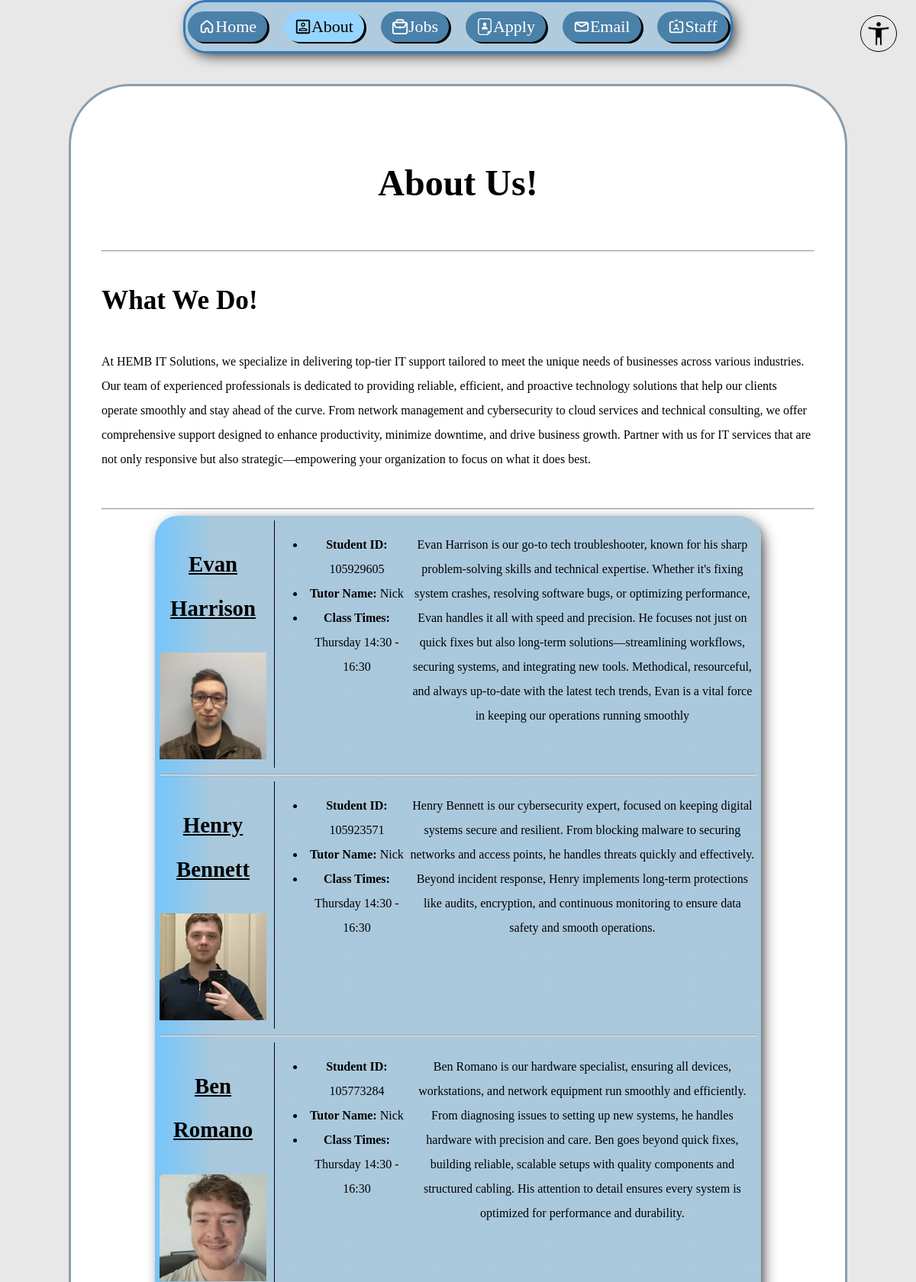
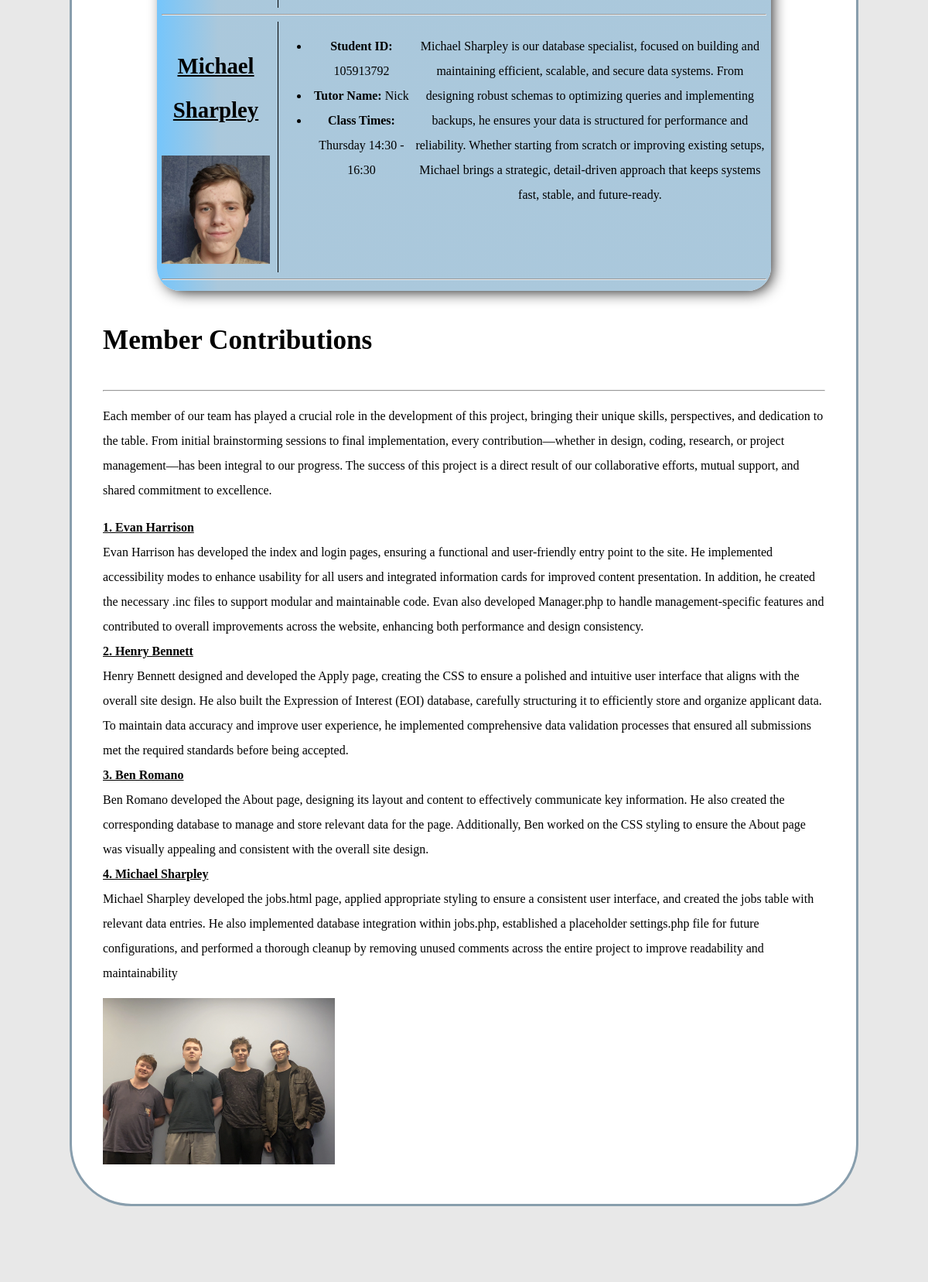
Screenshot of /project1/about.php (upper part) with the database file from the repository (2 pictures, top to bottom).
### tables this page shows
CREATE TABLE `about_us_content` (
  `section` varchar(50) NOT NULL,
  `heading` text NOT NULL,
  `content` text NOT NULL
);

CREATE TABLE `team_members` (
  `id` int(11) NOT NULL,
  `name` varchar(100) NOT NULL,
  `student_id` int(9) NOT NULL,
  `tutor_name` varchar(50) NOT NULL,
  `class_times` varchar(100) NOT NULL,
  `website_goal` varchar(100) NOT NULL,
  `image_path` varchar(255) NOT NULL,
  `image_alt` text NOT NULL,
  `description` text NOT NULL
);

CREATE TABLE `member_roles` (
  `name` varchar(100) NOT NULL,
  `contribution` text NOT NULL
);

### project1/about.php (the view, shortened to what this page needs)
<?php
    include '../php/functionality.php';
?>
<!DOCTYPE html>
<html lang="en" class="<?php set_accessibility(); ?>">
<head>
    <link rel="stylesheet" href="../styles/styles.css">
</head>
<body>
<?php
    include '../inc/accessibility.inc';
    include '../inc/navigation.inc';
?>
<main id="About_Main">
<?php
    $conn = new mysqli("localhost", "root", "", "hemb_db");
    $sections = ['about', 'what_we_do'];
    foreach ($sections as $section) {
        $stmt = $conn->prepare("SELECT heading, content FROM about_us_content WHERE section = ?");
        $stmt->bind_param("s", $section);
        $stmt->execute();
        $stmt->bind_result($heading, $content);
        if ($stmt->fetch()) {
            if ($section === 'about') {
                echo "<h1 id='about_us_heading'>" . htmlspecialchars($heading) . "</h1><hr>";
            } else {
                echo "<h2 class='about_us'>" . htmlspecialchars($heading) . "</h2>";
            }
            if (!empty($content)) {
                echo "<p class='about_us'>" . nl2br(htmlspecialchars($content)) . "</p>";
            }
        }
    }
?>
<hr>
<section id="employee_info" class="main_section">
    <?php
        $sql = "SELECT name, student_id, tutor_name, class_times, website_goal, description FROM team_members";
        $result = $conn->query($sql);
        $images = [
            "Evan Harrison"      => "../images/Evan_Harrison.webp",
            "Henry Bennett"      => "../images/Henry_Bennett.webp",
            "Ben Romano"         => "../images/Ben_Romano.webp",
            "Michael Sharpley"   => "../images/Michael_Sharpley.webp"
        ];
        if ($result && $result->num_rows > 0) {
            while ($row = $result->fetch_assoc()) {
                $name = htmlspecialchars($row['name']);
                $image = isset($images[$name]) ? $images[$name] : "../images/default.webp";
                echo '<div class="individual_employee">';
                echo '  <div class="title_image_and_list_flex_container">';
                echo '      <div class="title_image">';
                echo "          <h3>$name</h3>";
                echo "          <img class='individual_employee_photos' src='$image' alt='Photo of $name' loading='lazy'>";
                echo '      </div>';
                echo '      <ul>';
                echo "          <li><strong>Student ID:</strong> " . htmlspecialchars($row['student_id']) . "</li>";
                echo "          <li><strong>Tutor Name:</strong> " . htmlspecialchars($row['tutor_name']) . "</li>";
                echo "          <li><strong>Class Times:</strong> " . htmlspecialchars($row['class_times']) . "</li>";
                echo '      </ul>';
                echo '  </div>';
                echo '  <p>' . nl2br(htmlspecialchars($row['description'])) . '</p>';
                echo '</div><hr>';
            }
        } else {
            echo "<p>No team member data found.</p>";
        }
    ?>
</section>
<section id="contributions">
    <?php
        $stmt = $conn->prepare("SELECT heading, content FROM about_us_content WHERE section = 'contributions'");
        $stmt->execute();
        $stmt->bind_result($heading, $content);
        if ($stmt->fetch()) {
            echo "<h2>" . htmlspecialchars($heading) . "</h2><hr>";
            echo "<p>" . nl2br(htmlspecialchars($content)) . "</p>";
        } else {
            echo "<p>No contributions section found.</p>";
        }
    ?>
</section>
<section id="member_roles">
    <?php
        $sql = "SELECT name, contribution FROM member_roles";
        $result = $conn->query($sql);
        if ($result && $result->num_rows > 0) {
            echo '<dl class="member-roles-list">';
            while ($row = $result->fetch_assoc()) {
                echo "<dt><strong><u>" . htmlspecialchars($row['name']) . "</u></strong></dt>";
                echo "<dd>" . htmlspecialchars($row['contribution']) . "</dd>";
            }
            echo '</dl>';
        } else {
            echo "<p>No member roles found.</p>";
        }
    ?>
</section>
<img id="Group_Photo" src="../images/Group_Photo.webp" alt="A Photo of 4 people showing the developer team" loading="lazy">
</main>
</body>
</html>

### php/functionality.php (shortened to what this page needs)
<?php
    function set_accessibility(): void {
        $preferences = implode(" ", array_filter(
            $_SESSION['accessibility'],
            function($array_item) {
                return !str_contains($array_item, "default");
            }
        ));
        if ($preferences == "") {
            echo "";
        }
        else {
            echo $preferences;
        }
    }

### inc/accessibility.inc (shortened to what this page needs)
<section id="access_dropdown">
    <section id="dropdown_preview" tabindex="0">
        <img src="../images/accessibility_icon.webp" alt="an image of a person with a disability icon">
    </section>
</section>

### inc/navigation.inc
<?php
    $currentfile = basename($_SERVER['PHP_SELF'])
?>
<nav class="main_navigation" id="<?php echo substr($currentfile, 0, -4); ?>_nav">
    <a class="<?php if ($currentfile == "index.php") { echo "current";} ?>" href="./index.php"><?php echo NAV_SVG_ICONS['Home']; ?>Home</a>
    <a class="<?php if ($currentfile == "about.php") { echo "current";} ?>" href="./about.php"><?php echo NAV_SVG_ICONS['About']; ?>About</a>
    <a class="<?php if ($currentfile == "jobs.php") { echo "current";} ?>" href="./jobs.php"><?php echo NAV_SVG_ICONS['Jobs']; ?>Jobs</a>
    <a class="<?php if ($currentfile == "apply.php") { echo "current";} ?>" href="./apply.php"><?php echo NAV_SVG_ICONS['Apply']; ?>Apply</a>
    <a href="mailto:hemb.ithelp@gmail.com"><?php echo NAV_SVG_ICONS['Email']; ?>Email</a>
    <a class="<?php if ($currentfile == "login.php") { echo "current";} ?>" href="./login.php"><?php echo NAV_SVG_ICONS['Staff']; ?>Staff</a>
</nav>

### rows the page displays
about_us_content: heading "About Us!"
about_us_content: heading "What We Do!", content "At HEMB IT Solutions, we specialize in delivering top-tier IT support tailored to meet the unique needs of businesses across various industries. Our team of experienced professionals is dedicated to providing reliable, efficient, and proactive technology solutions that help our clients operate smoothly and stay ahead of the curve. From network management and cybersecurity to cloud services and technical consulting, we offer comprehensive support designed to enhance productivity, minimize downtime, and drive business growth. Partner with us for IT services that are not only responsive but also strategic—empowering your organization to focus on what it does best."
team_members: name "Evan Harrison", shows a picture, student "105929605", tutor_name "Nick", class_times "Thursday 14:30 - 16:30", description "Evan Harrison is our go-to tech troubleshooter, known for his sharp problem-solving skills and technical expertise. Whether it's fixing system crashes, resolving software bugs, or optimizing performance, Evan handles it all with speed and precision. He focuses not just on quick fixes but also long-term solutions—streamlining workflows, securing systems, and integrating new tools. Methodical, resourceful, and always up-to-date with the latest tech trends, Evan is a vital force in keeping our operations running smoothly"
team_members: name "Henry Bennett", shows a picture, student "105923571", tutor_name "Nick", class_times "Thursday 14:30 - 16:30", description "Henry Bennett is our cybersecurity expert, focused on keeping digital systems secure and resilient. From blocking malware to securing networks and access points, he handles threats quickly and effectively. Beyond incident response, Henry implements long-term protections like audits, encryption, and continuous monitoring to ensure data safety and smooth operations."
team_members: name "Ben Romano", shows a picture, student "105773284", tutor_name "Nick", class_times "Thursday 14:30 - 16:30", description "Ben Romano is our hardware specialist, ensuring all devices, workstations, and network equipment run smoothly and efficiently. From diagnosing issues to setting up new systems, he handles hardware with precision and care. Ben goes beyond quick fixes, building reliable, scalable setups with quality components and structured cabling. His attention to detail ensures every system is optimized for performance and durability."
team_members: name "Michael Sharpley", shows a picture, student "105913792", tutor_name "Nick", class_times "Thursday 14:30 - 16:30", description "Michael Sharpley is our database specialist, focused on building and maintaining efficient, scalable, and secure data systems. From designing robust schemas to optimizing queries and implementing backups, he ensures your data is structured for performance and reliability. Whether starting from scratch or improving existing setups, Michael brings a strategic, detail-driven approach that keeps systems fast, stable, and future-ready."
about_us_content: heading "Member Contributions", content "Each member of our team has played a crucial role in the development of this project, bringing their unique skills, perspectives, and dedication to the table. From initial brainstorming sessions to final implementation, every contribution—whether in design, coding, research, or project management—has been integral to our progress. The success of this project is a direct result of our collaborative efforts, mutual support, and shared commitment to excellence."
member_roles: name "1. Evan Harrison", contribution "Evan Harrison has developed the index and login pages, ensuring a functional and user-friendly entry point to the site. He implemented accessibility modes to enhance usability for all users and integrated information cards for improved content presentation. In addition, he created the necessary .inc files to support modular and maintainable code. Evan also developed Manager.php to handle management-specific features and contributed to overall improvements across the website, enhancing both performance and design consistency."
member_roles: name "2. Henry Bennett", contribution "Henry Bennett designed and developed the Apply page, creating the CSS to ensure a polished and intuitive user interface that aligns with the overall site design. He also built the Expression of Interest (EOI) database, carefully structuring it to efficiently store and organize applicant data. To maintain data accuracy and improve user experience, he implemented comprehensive data validation processes that ensured all submissions met the required standards before being accepted."
member_roles: name "3. Ben Romano", contribution "Ben Romano developed the About page, designing its layout and content to effectively communicate key information. He also created the corresponding database to manage and store relevant data for the page. Additionally, Ben worked on the CSS styling to ensure the About page was visually appealing and consistent with the overall site design."
member_roles: name "4. Michael Sharpley", contribution "Michael Sharpley developed the jobs.html page, applied appropriate styling to ensure a consistent user interface, and created the jobs table with relevant data entries. He also implemented database integration within jobs.php, established a placeholder settings.php file for future configurations, and performed a thorough cleanup by removing unused comments across the entire project to improve readability and maintainability"
